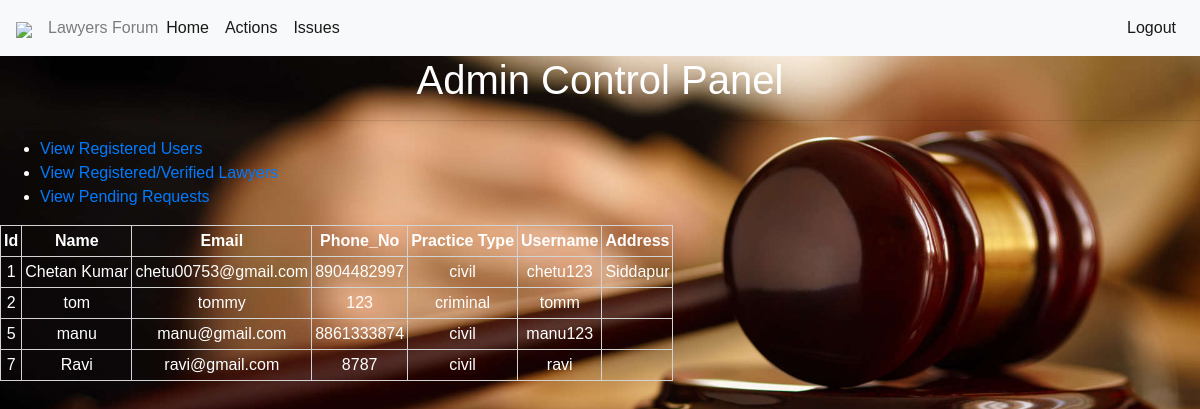
Page /admin/verified_lawyers.php (signed in) on the committed database.
### tables this page shows
CREATE TABLE `lawyers_login` (
  `id` int(11) NOT NULL,
  `username` varchar(20) NOT NULL,
  `password` varchar(40) NOT NULL,
  `status` varchar(20) NOT NULL DEFAULT 'pending'
);

CREATE TABLE `lawyers` (
  `id` int(11) NOT NULL,
  `name` varchar(20) NOT NULL,
  `username` varchar(20) NOT NULL,
  `email` varchar(20) NOT NULL,
  `phone` bigint(20) NOT NULL,
  `practice_type` varchar(20) NOT NULL,
  `password` varchar(20) NOT NULL,
  `address` varchar(100) DEFAULT NULL
);

### admin/verified_lawyers.php (the view, shortened to what this page needs)
<!doctype html>
<html>
 <head>
   <link rel="stylesheet" href="../styles/css/bootstrap.min.css"/>
   <link rel="stylesheet" href="../support.css"/>
 </head>
 <body>
   <?php
      include "header.php";
    ?>
  <h1 align="center">Admin Control Panel</h1>
  <hr>
  <ul>
    <li><a href="reg_users.php"/>View Registered Users</a></li>
    <li><a href="verified_lawyers.php"/>View Registered/Verified Lawyers</a></li>
    <li><a href="lawyers_pending_req.php"/>View Pending Requests</a></li>
  </ul>
  <table>
    <thead>
      <tr>
        <th>Id</th>
        <th>Name</th>
        <th>Email</th>
        <th>Phone_No</th>
        <th>Practice Type</th>
        <th>Username</th>
        <th>Address</th>
      </tr>
    </thead>
    <tbody>
      <?php
      include "../config.php";
        $data1=mysqli_query($conn,"select * from lawyers_login where status='accepted'");
        while($fetched_data1=mysqli_fetch_assoc($data1)){
          $uunm1=$fetched_data1['username'];
          $data=mysqli_query($conn,"select * from lawyers where username='$uunm1'");
          while($fetched_data=mysqli_fetch_assoc($data)){
            $uid=$fetched_data['id'];
            $unm=$fetched_data['name'];
            $uunm=$fetched_data['username'];
            $umail=$fetched_data['email'];
            $uphn=$fetched_data['phone'];
            $upt=$fetched_data['practice_type'];
            $uaddr=$fetched_data['address'];
        }
       ?>
      <tr>
        <td><?php echo $uid; ?></td>
        <td><?php echo $unm; ?></td>
        <td><?php echo $umail; ?></td>
        <td><?php echo $uphn; ?></td>
        <td><?php echo $upt; ?></td>
        <td><?php echo $uunm; ?></td>
        <td><?php echo $uaddr; ?></td>
      </tr>
    <?php  } ?>
    </tbody>
  </table>
 </body>
</html>

### admin/header.php (shortened to what this page needs)
<nav class="navbar navbar-expand-md navbar-light bg-light sticky-top">
  <div class="collapse navbar-collapse" id="collapse_target">
  <a class="navbar-brand"><img src="js_styles/bootstrap4/img/log.png"/></a>
  <span class="navbar-text">Lawyers Forum</span>
  <ul class="nav navbar-nav mr-auto">
      <li class="nav-item active">
        <a class="nav-link" href="admin_panel.php">Home</a>
      </li>
      <li class="nav-item active">
        <a class="nav-link" href="#">Actions</a>
      </li>
      <li class="nav-item active">
        <a class="nav-link" href="#">Issues</a>
      </li>
   </ul>
      <ul class="nav navbar-nav ml-auto">
        <li class="nav-item active">
           <a class="nav-link" href="admin_logout.php" >Logout</a>
        </li>
      </ul>
</div>
</nav>

### support.css (style rules this page uses)
body { color:white; background-image: url("img/bgimg.jpg"); background-size: cover; background-repeat: no-repeat; font-family: sans-serif; }

### admin/verified_lawyers.php (style rules this page uses)
table,td,th { border:1px solid lightgrey; padding:3px; }
table tr { text-align:center; }

### rows in the picture
lawyers_login: lawyers.id "1", lawyers.name "Chetan Kumar", lawyers.email "chetu00753@gmail.com", lawyers.phone "8904482997", lawyers.practice_type "civil", lawyers.username "chetu123", lawyers.address "Siddapur"
lawyers_login: lawyers.id "2", lawyers.name "tom", lawyers.email "tommy", lawyers.phone "123", lawyers.practice_type "criminal", lawyers.username "tomm"
lawyers_login: lawyers.id "5", lawyers.name "manu", lawyers.email "manu@gmail.com", lawyers.phone "8861333874", lawyers.practice_type "civil", lawyers.username "manu123"
lawyers_login: lawyers.id "7", lawyers.name "Ravi", lawyers.email "ravi@gmail.com", lawyers.phone "8787", lawyers.practice_type "civil", lawyers.username "ravi"
